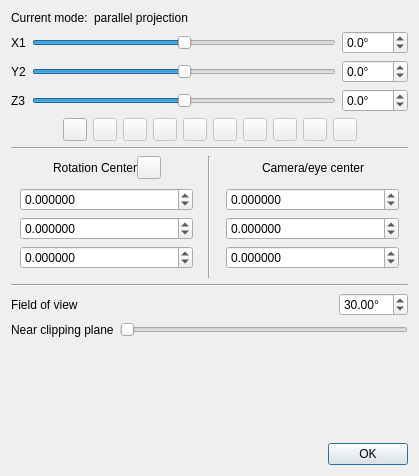
<?xml version="1.0" encoding="UTF-8"?>
<ui version="4.0">
 <class>CameraParamDlg</class>
 <widget class="QDialog" name="CameraParamDlg">
  <property name="geometry">
   <rect>
    <x>0</x>
    <y>0</y>
    <width>419</width>
    <height>476</height>
   </rect>
  </property>
  <property name="windowTitle">
   <string>Camera parameters</string>
  </property>
  <layout class="QVBoxLayout" name="verticalLayout_3">
   <item>
    <layout class="QHBoxLayout" name="horizontalLayout_4">
     <item>
      <widget class="QLabel" name="label_4">
       <property name="text">
        <string>Current mode:</string>
       </property>
      </widget>
     </item>
     <item>
      <widget class="QLabel" name="currentModeLabel">
       <property name="sizePolicy">
        <sizepolicy hsizetype="Expanding" vsizetype="Preferred">
         <horstretch>0</horstretch>
         <verstretch>0</verstretch>
        </sizepolicy>
       </property>
       <property name="text">
        <string>parallel projection</string>
       </property>
      </widget>
     </item>
    </layout>
   </item>
   <item>
    <widget class="QFrame" name="anglesFrame">
     <layout class="QGridLayout" name="gridLayout">
      <property name="leftMargin">
       <number>0</number>
      </property>
      <property name="topMargin">
       <number>0</number>
      </property>
      <property name="rightMargin">
       <number>0</number>
      </property>
      <property name="bottomMargin">
       <number>0</number>
      </property>
      <item row="0" column="1">
       <widget class="QSlider" name="psiSlider">
        <property name="minimumSize">
         <size>
          <width>120</width>
          <height>0</height>
         </size>
        </property>
        <property name="toolTip">
         <string>First rotation: around X</string>
        </property>
        <property name="minimum">
         <number>-1800</number>
        </property>
        <property name="maximum">
         <number>1800</number>
        </property>
        <property name="singleStep">
         <number>10</number>
        </property>
        <property name="pageStep">
         <number>100</number>
        </property>
        <property name="orientation">
         <enum>Qt::Horizontal</enum>
        </property>
       </widget>
      </item>
      <item row="0" column="2">
       <widget class="QDoubleSpinBox" name="psiSpinBox">
        <property name="toolTip">
         <string>First rotation: around X</string>
        </property>
        <property name="suffix">
         <string notr="true">°</string>
        </property>
        <property name="decimals">
         <number>1</number>
        </property>
        <property name="minimum">
         <double>-180.000000000000000</double>
        </property>
        <property name="maximum">
         <double>180.000000000000000</double>
        </property>
        <property name="singleStep">
         <double>0.100000000000000</double>
        </property>
       </widget>
      </item>
      <item row="0" column="0">
       <widget class="QLabel" name="label_3">
        <property name="toolTip">
         <string>Third rotation: around the camera X axis (horizontal if phi = 0 and theta = 0)</string>
        </property>
        <property name="text">
         <string notr="true">X1</string>
        </property>
       </widget>
      </item>
      <item row="2" column="1">
       <widget class="QSlider" name="thetaSlider">
        <property name="minimumSize">
         <size>
          <width>120</width>
          <height>0</height>
         </size>
        </property>
        <property name="toolTip">
         <string>Second rotation: around Y2 (i.e. after the rotation around X)</string>
        </property>
        <property name="minimum">
         <number>-1800</number>
        </property>
        <property name="maximum">
         <number>1800</number>
        </property>
        <property name="singleStep">
         <number>10</number>
        </property>
        <property name="pageStep">
         <number>100</number>
        </property>
        <property name="orientation">
         <enum>Qt::Horizontal</enum>
        </property>
       </widget>
      </item>
      <item row="2" column="2">
       <widget class="QDoubleSpinBox" name="thetaSpinBox">
        <property name="toolTip">
         <string>Second rotation: around Y2 (i.e. after the rotation around X)</string>
        </property>
        <property name="suffix">
         <string notr="true">°</string>
        </property>
        <property name="decimals">
         <number>1</number>
        </property>
        <property name="minimum">
         <double>-180.000000000000000</double>
        </property>
        <property name="maximum">
         <double>180.000000000000000</double>
        </property>
        <property name="singleStep">
         <double>0.100000000000000</double>
        </property>
       </widget>
      </item>
      <item row="2" column="0">
       <widget class="QLabel" name="label">
        <property name="toolTip">
         <string>Second rotation: around the camera Y axis (vertical if phi = 0)</string>
        </property>
        <property name="text">
         <string notr="true">Y2</string>
        </property>
       </widget>
      </item>
      <item row="3" column="1">
       <widget class="QSlider" name="phiSlider">
        <property name="minimumSize">
         <size>
          <width>120</width>
          <height>0</height>
         </size>
        </property>
        <property name="toolTip">
         <string>Third rotation: around Z3 (i.e. after the rotation around X1 and Y2)</string>
        </property>
        <property name="minimum">
         <number>-1800</number>
        </property>
        <property name="maximum">
         <number>1800</number>
        </property>
        <property name="singleStep">
         <number>10</number>
        </property>
        <property name="pageStep">
         <number>100</number>
        </property>
        <property name="orientation">
         <enum>Qt::Horizontal</enum>
        </property>
       </widget>
      </item>
      <item row="3" column="0">
       <widget class="QLabel" name="label_2">
        <property name="toolTip">
         <string>First rotation: around the camera Z axis (normal to the screen)</string>
        </property>
        <property name="text">
         <string notr="true">Z3</string>
        </property>
       </widget>
      </item>
      <item row="3" column="2">
       <widget class="QDoubleSpinBox" name="phiSpinBox">
        <property name="toolTip">
         <string>Third rotation: around Z3 (i.e. after the rotation around X1 and Y2)</string>
        </property>
        <property name="suffix">
         <string notr="true">°</string>
        </property>
        <property name="decimals">
         <number>1</number>
        </property>
        <property name="minimum">
         <double>-180.000000000000000</double>
        </property>
        <property name="maximum">
         <double>180.000000000000000</double>
        </property>
        <property name="singleStep">
         <double>0.100000000000000</double>
        </property>
       </widget>
      </item>
     </layout>
    </widget>
   </item>
   <item>
    <layout class="QHBoxLayout" name="horizontalLayout_9">
     <item>
      <spacer name="horizontalSpacer">
       <property name="orientation">
        <enum>Qt::Horizontal</enum>
       </property>
       <property name="sizeHint" stdset="0">
        <size>
         <width>40</width>
         <height>20</height>
        </size>
       </property>
      </spacer>
     </item>
     <item>
      <widget class="QToolButton" name="pushMatrixToolButton">
       <property name="toolTip">
        <string>Push current camera orientation</string>
       </property>
       <property name="statusTip">
        <string>Push current camera orientation</string>
       </property>
       <property name="icon">
        <iconset resource="../../../qDTM/icons.qrc">
         <normaloff>:/CC/images/smallBasket.png</normaloff>:/CC/images/smallBasket.png</iconset>
       </property>
      </widget>
     </item>
     <item>
      <widget class="QFrame" name="buttonsFrame">
       <property name="enabled">
        <bool>false</bool>
       </property>
       <property name="frameShape">
        <enum>QFrame::NoFrame</enum>
       </property>
       <layout class="QHBoxLayout" name="horizontalLayout_8">
        <property name="leftMargin">
         <number>0</number>
        </property>
        <property name="topMargin">
         <number>0</number>
        </property>
        <property name="rightMargin">
         <number>0</number>
        </property>
        <property name="bottomMargin">
         <number>0</number>
        </property>
        <item>
         <widget class="QToolButton" name="revertMatrixToolButton">
          <property name="toolTip">
           <string>Revert to previously stored camera orientation</string>
          </property>
          <property name="statusTip">
           <string>Revert to previously stored camera orientation</string>
          </property>
          <property name="icon">
           <iconset resource="../../../qDTM/icons.qrc">
            <normaloff>:/CC/images/smallRevert.png</normaloff>:/CC/images/smallRevert.png</iconset>
          </property>
         </widget>
        </item>
        <item>
         <widget class="QToolButton" name="viewUpToolButton">
          <property name="toolTip">
           <string>Set 'up' view</string>
          </property>
          <property name="statusTip">
           <string>Set 'up' view</string>
          </property>
          <property name="icon">
           <iconset resource="../../../qDTM/icons.qrc">
            <normaloff>:/CC/images/ccViewZpos.png</normaloff>:/CC/images/ccViewZpos.png</iconset>
          </property>
         </widget>
        </item>
        <item>
         <widget class="QToolButton" name="viewDownToolButton">
          <property name="toolTip">
           <string>Set 'down' view</string>
          </property>
          <property name="statusTip">
           <string>Set 'down' view</string>
          </property>
          <property name="icon">
           <iconset resource="../../../qDTM/icons.qrc">
            <normaloff>:/CC/images/ccViewZneg.png</normaloff>:/CC/images/ccViewZneg.png</iconset>
          </property>
         </widget>
        </item>
        <item>
         <widget class="QToolButton" name="viewLeftToolButton">
          <property name="toolTip">
           <string>Set 'left' view</string>
          </property>
          <property name="statusTip">
           <string>Set 'left' view</string>
          </property>
          <property name="icon">
           <iconset resource="../../../qDTM/icons.qrc">
            <normaloff>:/CC/images/ccViewXpos.png</normaloff>:/CC/images/ccViewXpos.png</iconset>
          </property>
         </widget>
        </item>
        <item>
         <widget class="QToolButton" name="viewRightToolButton">
          <property name="toolTip">
           <string>Set 'right' view</string>
          </property>
          <property name="statusTip">
           <string>Set 'right' view</string>
          </property>
          <property name="icon">
           <iconset resource="../../../qDTM/icons.qrc">
            <normaloff>:/CC/images/ccViewXneg.png</normaloff>:/CC/images/ccViewXneg.png</iconset>
          </property>
         </widget>
        </item>
        <item>
         <widget class="QToolButton" name="viewFrontToolButton">
          <property name="toolTip">
           <string>Set 'front' view</string>
          </property>
          <property name="statusTip">
           <string>Set 'front' view</string>
          </property>
          <property name="icon">
           <iconset resource="../../../qDTM/icons.qrc">
            <normaloff>:/CC/images/ccViewYpos.png</normaloff>:/CC/images/ccViewYpos.png</iconset>
          </property>
         </widget>
        </item>
        <item>
         <widget class="QToolButton" name="viewBackToolButton">
          <property name="toolTip">
           <string>Set 'back' view</string>
          </property>
          <property name="statusTip">
           <string>Set 'back' view</string>
          </property>
          <property name="icon">
           <iconset resource="../../../qDTM/icons.qrc">
            <normaloff>:/CC/images/ccViewYneg.png</normaloff>:/CC/images/ccViewYneg.png</iconset>
          </property>
         </widget>
        </item>
        <item>
         <widget class="QToolButton" name="viewIso1ToolButton">
          <property name="toolTip">
           <string>Set 'front' isometric view</string>
          </property>
          <property name="statusTip">
           <string>Set 'front' isometric view</string>
          </property>
          <property name="icon">
           <iconset resource="../../../qDTM/icons.qrc">
            <normaloff>:/CC/images/ccViewIso1.png</normaloff>:/CC/images/ccViewIso1.png</iconset>
          </property>
         </widget>
        </item>
        <item>
         <widget class="QToolButton" name="viewIso2ToolButton">
          <property name="toolTip">
           <string>Set 'back' isometric view</string>
          </property>
          <property name="statusTip">
           <string>Set 'back' isometric view</string>
          </property>
          <property name="icon">
           <iconset resource="../../../qDTM/icons.qrc">
            <normaloff>:/CC/images/ccViewIso2.png</normaloff>:/CC/images/ccViewIso2.png</iconset>
          </property>
         </widget>
        </item>
       </layout>
      </widget>
     </item>
     <item>
      <spacer name="horizontalSpacer_2">
       <property name="orientation">
        <enum>Qt::Horizontal</enum>
       </property>
       <property name="sizeHint" stdset="0">
        <size>
         <width>40</width>
         <height>20</height>
        </size>
       </property>
      </spacer>
     </item>
    </layout>
   </item>
   <item>
    <widget class="Line" name="line_3">
     <property name="orientation">
      <enum>Qt::Horizontal</enum>
     </property>
    </widget>
   </item>
   <item>
    <layout class="QHBoxLayout" name="horizontalLayout_3">
     <item>
      <layout class="QVBoxLayout" name="verticalLayout_2">
       <property name="spacing">
        <number>0</number>
       </property>
       <item>
        <layout class="QHBoxLayout" name="horizontalLayout_2">
         <item>
          <spacer name="horizontalSpacer_7">
           <property name="orientation">
            <enum>Qt::Horizontal</enum>
           </property>
           <property name="sizeHint" stdset="0">
            <size>
             <width>40</width>
             <height>20</height>
            </size>
           </property>
          </spacer>
         </item>
         <item>
          <widget class="QLabel" name="label_9">
           <property name="text">
            <string>Rotation Center</string>
           </property>
           <property name="alignment">
            <set>Qt::AlignRight|Qt::AlignTrailing|Qt::AlignVCenter</set>
           </property>
          </widget>
         </item>
         <item>
          <widget class="QToolButton" name="pivotPickingToolButton">
           <property name="toolTip">
            <string>Pick a 3D point as rotation center</string>
           </property>
           <property name="text">
            <string/>
           </property>
           <property name="icon">
            <iconset resource="../../../qDTM/icons.qrc">
             <normaloff>:/CC/images/ccPointPicking.png</normaloff>:/CC/images/ccPointPicking.png</iconset>
           </property>
           <property name="checkable">
            <bool>true</bool>
           </property>
          </widget>
         </item>
         <item>
          <spacer name="horizontalSpacer_6">
           <property name="orientation">
            <enum>Qt::Horizontal</enum>
           </property>
           <property name="sizeHint" stdset="0">
            <size>
             <width>40</width>
             <height>20</height>
            </size>
           </property>
          </spacer>
         </item>
        </layout>
       </item>
       <item>
        <widget class="QFrame" name="rotationCenterFrame">
         <layout class="QVBoxLayout" name="verticalLayout_4">
          <item>
           <widget class="QDoubleSpinBox" name="rcxDoubleSpinBox">
            <property name="decimals">
             <number>6</number>
            </property>
            <property name="minimum">
             <double>-999999999.000000000000000</double>
            </property>
            <property name="maximum">
             <double>999999999.000000000000000</double>
            </property>
           </widget>
          </item>
          <item>
           <widget class="QDoubleSpinBox" name="rcyDoubleSpinBox">
            <property name="decimals">
             <number>6</number>
            </property>
            <property name="minimum">
             <double>-999999999.000000000000000</double>
            </property>
            <property name="maximum">
             <double>999999999.000000000000000</double>
            </property>
           </widget>
          </item>
          <item>
           <widget class="QDoubleSpinBox" name="rczDoubleSpinBox">
            <property name="decimals">
             <number>6</number>
            </property>
            <property name="minimum">
             <double>-999999999.000000000000000</double>
            </property>
            <property name="maximum">
             <double>999999999.000000000000000</double>
            </property>
           </widget>
          </item>
         </layout>
        </widget>
       </item>
      </layout>
     </item>
     <item>
      <widget class="Line" name="line">
       <property name="orientation">
        <enum>Qt::Vertical</enum>
       </property>
      </widget>
     </item>
     <item>
      <layout class="QVBoxLayout" name="verticalLayout">
       <property name="spacing">
        <number>0</number>
       </property>
       <item>
        <layout class="QHBoxLayout" name="horizontalLayout">
         <item>
          <spacer name="horizontalSpacer_9">
           <property name="orientation">
            <enum>Qt::Horizontal</enum>
           </property>
           <property name="sizeHint" stdset="0">
            <size>
             <width>40</width>
             <height>20</height>
            </size>
           </property>
          </spacer>
         </item>
         <item>
          <widget class="QLabel" name="label_13">
           <property name="text">
            <string>Camera/eye center</string>
           </property>
           <property name="alignment">
            <set>Qt::AlignRight|Qt::AlignTrailing|Qt::AlignVCenter</set>
           </property>
          </widget>
         </item>
         <item>
          <spacer name="horizontalSpacer_3">
           <property name="orientation">
            <enum>Qt::Horizontal</enum>
           </property>
           <property name="sizeHint" stdset="0">
            <size>
             <width>40</width>
             <height>20</height>
            </size>
           </property>
          </spacer>
         </item>
        </layout>
       </item>
       <item>
        <widget class="QFrame" name="eyePositionFrame">
         <layout class="QVBoxLayout" name="verticalLayout_5">
          <item>
           <widget class="QDoubleSpinBox" name="exDoubleSpinBox">
            <property name="decimals">
             <number>6</number>
            </property>
            <property name="minimum">
             <double>-999999999.000000000000000</double>
            </property>
            <property name="maximum">
             <double>999999999.000000000000000</double>
            </property>
           </widget>
          </item>
          <item>
           <widget class="QDoubleSpinBox" name="eyDoubleSpinBox">
            <property name="decimals">
             <number>6</number>
            </property>
            <property name="minimum">
             <double>-999999999.000000000000000</double>
            </property>
            <property name="maximum">
             <double>999999999.000000000000000</double>
            </property>
           </widget>
          </item>
          <item>
           <widget class="QDoubleSpinBox" name="ezDoubleSpinBox">
            <property name="decimals">
             <number>6</number>
            </property>
            <property name="minimum">
             <double>-999999999.000000000000000</double>
            </property>
            <property name="maximum">
             <double>999999999.000000000000000</double>
            </property>
           </widget>
          </item>
         </layout>
        </widget>
       </item>
      </layout>
     </item>
    </layout>
   </item>
   <item>
    <widget class="Line" name="line_2">
     <property name="orientation">
      <enum>Qt::Horizontal</enum>
     </property>
    </widget>
   </item>
   <item>
    <layout class="QHBoxLayout" name="horizontalLayout_11">
     <item>
      <widget class="QLabel" name="label_8">
       <property name="toolTip">
        <string>f.o.v. (perspective mode only)</string>
       </property>
       <property name="text">
        <string>Field of view</string>
       </property>
      </widget>
     </item>
     <item>
      <spacer name="horizontalSpacer_8">
       <property name="orientation">
        <enum>Qt::Horizontal</enum>
       </property>
       <property name="sizeHint" stdset="0">
        <size>
         <width>40</width>
         <height>20</height>
        </size>
       </property>
      </spacer>
     </item>
     <item>
      <widget class="QDoubleSpinBox" name="fovDoubleSpinBox">
       <property name="suffix">
        <string notr="true">°</string>
       </property>
       <property name="minimum">
        <double>0.010000000000000</double>
       </property>
       <property name="maximum">
        <double>180.000000000000000</double>
       </property>
       <property name="value">
        <double>30.000000000000000</double>
       </property>
      </widget>
     </item>
    </layout>
   </item>
   <item>
    <layout class="QHBoxLayout" name="horizontalLayout_5">
     <item>
      <widget class="QLabel" name="label_5">
       <property name="toolTip">
        <string>Relative position (zNear)</string>
       </property>
       <property name="text">
        <string>Near clipping plane</string>
       </property>
      </widget>
     </item>
     <item>
      <widget class="QSlider" name="zNearHorizontalSlider">
       <property name="minimum">
        <number>0</number>
       </property>
       <property name="maximum">
        <number>150</number>
       </property>
       <property name="value">
        <number>0</number>
       </property>
       <property name="orientation">
        <enum>Qt::Horizontal</enum>
       </property>
      </widget>
     </item>
    </layout>
   </item>
   <item>
    <spacer name="verticalSpacer_2">
     <property name="orientation">
      <enum>Qt::Vertical</enum>
     </property>
     <property name="sizeHint" stdset="0">
      <size>
       <width>20</width>
       <height>40</height>
      </size>
     </property>
    </spacer>
   </item>
   <item>
    <widget class="QDialogButtonBox" name="buttonBox">
     <property name="orientation">
      <enum>Qt::Horizontal</enum>
     </property>
     <property name="standardButtons">
      <set>QDialogButtonBox::Ok</set>
     </property>
    </widget>
   </item>
  </layout>
 </widget>
 <resources>
  <include location="../../../qDTM/icons.qrc"/>
  <include location="../../../qDTM/icons.qrc"/>
 </resources>
 <connections>
  <connection>
   <sender>buttonBox</sender>
   <signal>accepted()</signal>
   <receiver>CameraParamDlg</receiver>
   <slot>accept()</slot>
   <hints>
    <hint type="sourcelabel">
     <x>248</x>
     <y>254</y>
    </hint>
    <hint type="destinationlabel">
     <x>157</x>
     <y>274</y>
    </hint>
   </hints>
  </connection>
  <connection>
   <sender>buttonBox</sender>
   <signal>rejected()</signal>
   <receiver>CameraParamDlg</receiver>
   <slot>reject()</slot>
   <hints>
    <hint type="sourcelabel">
     <x>316</x>
     <y>260</y>
    </hint>
    <hint type="destinationlabel">
     <x>286</x>
     <y>274</y>
    </hint>
   </hints>
  </connection>
 </connections>
</ui>
